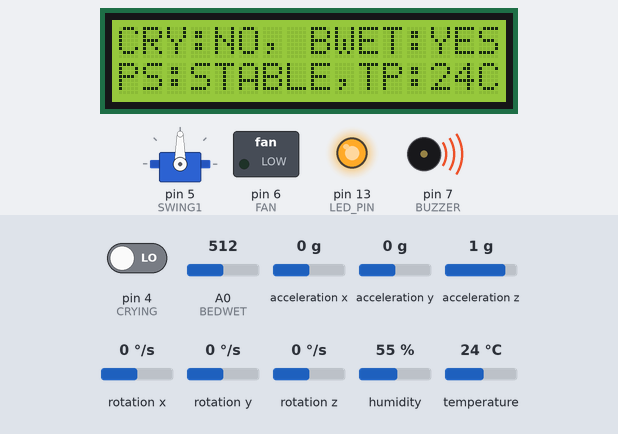
Simulated run of this sketch. Board: Arduino Uno, built with avr-gcc and run on an emulated ATmega328P. On the bench: servo, 16×2 character LCD, switched loads named in the sketch (green lamp = pin HIGH), output pins drawn as LEDs (lit = HIGH), buzzer (waves = sounding, pin HIGH). Inputs (shaded band) come from the test bench; at power-on: acceleration x 0 g, A0 (BEDWET) = 512, pin 4 (CRYING) LOW, acceleration y 0 g, acceleration z 1 g, rotation x 0 °/s, rotation y 0 °/s, rotation z 0 °/s, humidity 55 %, temperature 24 °C. What the sketch prints to the serial monitor is not drawn.

Above: at 4.3 s.
4.4 s: acceleration x set to -0.2 g
11.2 s: acceleration x set to -0.5 g
At 14.3 s:
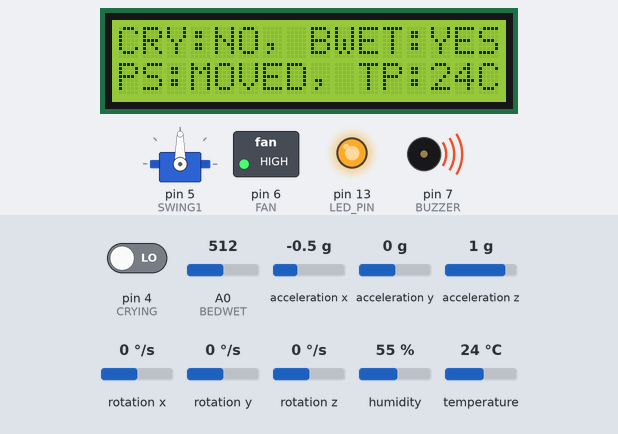
18.1 s: A0 (BEDWET) set to 731
21.1 s: A0 (BEDWET) set to 762
At 23.6 s:
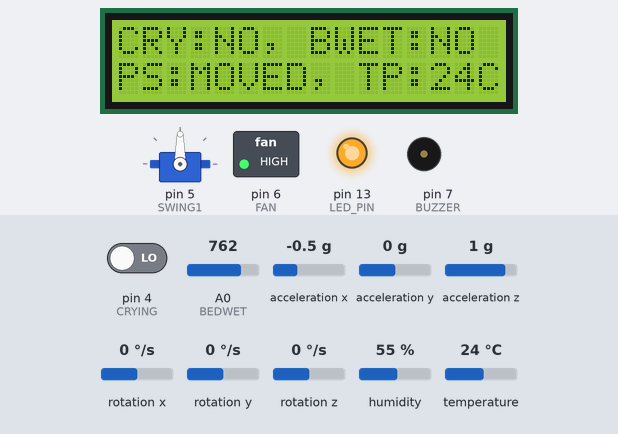
28.0 s: acceleration x set to 0 g
At 30.1 s:
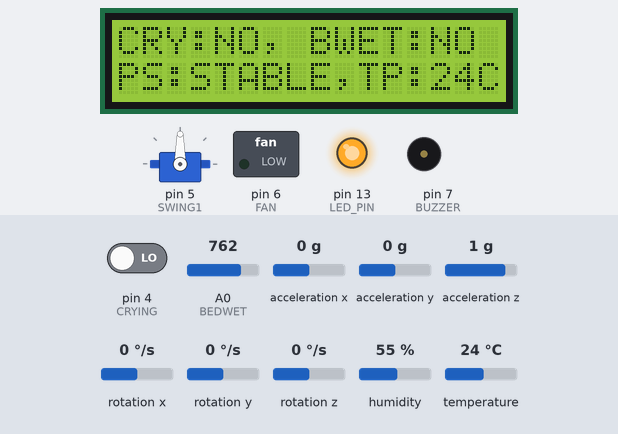
34.6 s: pin 4 (CRYING) driven HIGH
At 45.4 s:
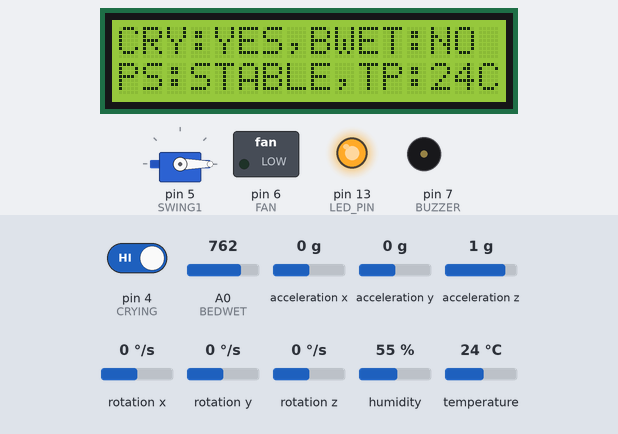
Timing chart, 0 to 49.2 s (numbered marks = the images above; inputs shaded):
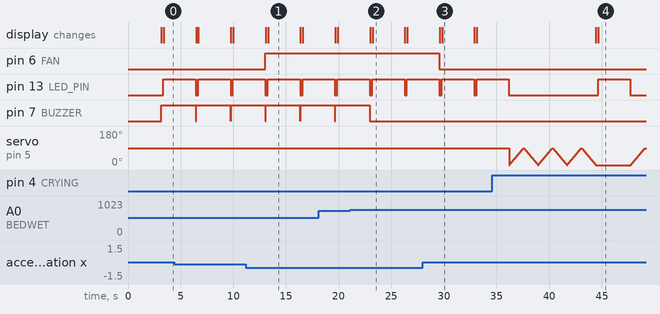

Measured:
- the behaviour switches between -0.3 and -0.4 g on acceleration x (found by bisection; images 0 and 1)
- the behaviour switches between 749 and 750 on A0 (BEDWET) (found by bisection; images 1 and 2)
- after the input at 11.2 s, pin 6 (FAN): LOW → HIGH after 1.9 s; the display: first differs from a run without the input after 2.1 s (image 1)
- after the input at 21.1 s, pin 7 (BUZZER): goes on until 23.0 s, then stays LOW; the display: first differs from a run without the input after 2.1 s (image 2)
- after the input at 28.0 s, pin 6 (FAN): HIGH → LOW after 1.6 s; the display: first differs from a run without the input after 1.8 s (image 3)
- by itself, pin 7 (BUZZER): alternates HIGH for 3.3 s and LOW for 0.03 s
- what the display in image 1 shows lasts 3.1 s, from 13.3 s to 16.4 s

The sketch:

IOT-1-IOTBCMS-UNO.ino
```cpp
#include <Wire.h>
#include <LiquidCrystal_I2C.h>
#include <SoftwareSerial.h>
#include "I2Cdev.h"
#include "MPU6050.h"
#include <dht11.h>
#include <Servo.h>
#if I2CDEV_IMPLEMENTATION == I2CDEV_ARDUINO_WIRE
    #include "Wire.h"
#endif
#define TH 8
LiquidCrystal_I2C lcd(0x27, 16, 2);
MPU6050 accelgyro;
int16_t ax, ay, az;
int16_t gx, gy, gz;
#define OUTPUT_READABLE_ACCELGYRO
#define LED_PIN 13
bool blinkState = false;
const byte rxPin = 2;
const byte txPin = 3;
const int BEDWET = A0;
const int CRYING = 4;
const int SWING1=5;
const int FAN=6;
const int BUZZER=7;
SoftwareSerial mySerial (rxPin, txPin);
String person;
String crying;
String bedwet;
dht11 DHT11;
Servo SWING;
int aax=0;
int bbx=0;
const byte LED=13;
void setup()
{
   pinMode(FAN,OUTPUT);
   pinMode(BUZZER,OUTPUT);
   pinMode(CRYING,INPUT);
   digitalWrite(FAN,LOW);
   digitalWrite(BUZZER,LOW);
   pinMode(LED,OUTPUT);
    digitalWrite(LED,LOW);
   #if I2CDEV_IMPLEMENTATION == I2CDEV_ARDUINO_WIRE
        Wire.begin();
    #elif I2CDEV_IMPLEMENTATION == I2CDEV_BUILTIN_FASTWIRE
        Fastwire::setup(400, true);
    #endif
  SWING.attach(SWING1);
  Serial.begin(9600);
  mySerial.begin(9600);
  lcd.begin();
  lcd.clear();
  lcd.setCursor(0,0);
  lcd.print("IOT BASED CHILD");
  lcd.setCursor(0,1);
  lcd.print(" MONITORING SYS");
  Serial.println("Initializing I2C devices...");
  accelgyro.initialize();
  Serial.println("Testing device connections...");
  Serial.println(accelgyro.testConnection() ? "MPU6050 connection successful" : "MPU6050 connection failed");
  pinMode(LED_PIN, OUTPUT);

  delay(3000);
  lcd.clear();


}

void loop()
{
    int temp_adc_val;
    float temp_val;
    float temp_val1;
    int temp;

// CHILD MOVEMENT CODE
    accelgyro.getMotion6(&ax, &ay, &az, &gx, &gy, &gz);


    if((ax>8000) || (ax<-6000) )
    {
       aax=ax;
       person="MOVED";
       digitalWrite(FAN,HIGH);
    }
    else
    {
       person="STABLE";
    }
//READING TEMP AND HUM

int chk = DHT11.read(TH);
String tmp=(String)DHT11.temperature;
String hum=(String)DHT11.humidity;
//READING SOIL

int bedwetval=analogRead(BEDWET);
if(bedwetval>=750)
{
bedwet="NO";
}
else
{
 bedwet="YES";
 digitalWrite(BUZZER,HIGH);
}

//READING SOUND
int soundval=digitalRead(CRYING);
Serial.println(soundval);


if(soundval==1)
{
    crying="YES";
    for (int pos=0;pos<=90;pos+=1)
    {
        // in steps of 1 degree
        SWING.write(pos);              // tell servo to go to position in variable 'pos'
        delay(15);                       // waits 15ms for the servo to reach the position
      }
      for (int pos=90;pos>=0;pos-=1)
      { // goes from 180 degrees to 0 degrees
        SWING.write(pos);              // tell servo to go to position in variable 'pos'
        delay(15);                       // waits 15ms for the servo to reach the position
      }

      for (int pos=0;pos<=90;pos+=1)
    {
        // in steps of 1 degree
        SWING.write(pos);              // tell servo to go to position in variable 'pos'
        delay(15);                       // waits 15ms for the servo to reach the position
      }
      for (int pos=90;pos>=0;pos-=1)
      { // goes from 180 degrees to 0 degrees
        SWING.write(pos);              // tell servo to go to position in variable 'pos'
        delay(15);                       // waits 15ms for the servo to reach the position
      }

      for (int pos=0;pos<=90;pos+=1)
    {
        // in steps of 1 degree
        SWING.write(pos);              // tell servo to go to position in variable 'pos'
        delay(15);                       // waits 15ms for the servo to reach the position
      }
      for (int pos=90;pos>=0;pos-=1)
      { // goes from 180 degrees to 0 degrees
        SWING.write(pos);              // tell servo to go to position in variable 'pos'
        delay(15);                       // waits 15ms for the servo to reach the position
      }
}
else
{
 crying="NO";
}
                                  lcd.clear();
                                  delay(200);
                                   digitalWrite(LED,HIGH);
                                  lcd.setCursor(0,0);
                                  lcd.print("CRY:"+crying+",");

                                  lcd.setCursor(8,0);
                                  lcd.print("BWET:"+bedwet);

                                  lcd.setCursor(0,1);
                                  lcd.print("PS:"+person+",");

                                  lcd.setCursor(10,1);
                                  lcd.print("TP:"+tmp+"C");


  mySerial.println(person+","+tmp+","+hum+","+bedwet+","+crying+","+"dum"+","+"dum"+","+"dum"+","+"dum"+","+"dum");
  Serial.println(person+","+tmp+","+hum+","+bedwet+","+crying+","+"dum"+","+"dum"+","+"dum"+","+"dum"+","+"dum");
  delay(3000);
  digitalWrite(FAN,LOW);digitalWrite(BUZZER,LOW);digitalWrite(LED,LOW);
}
```
